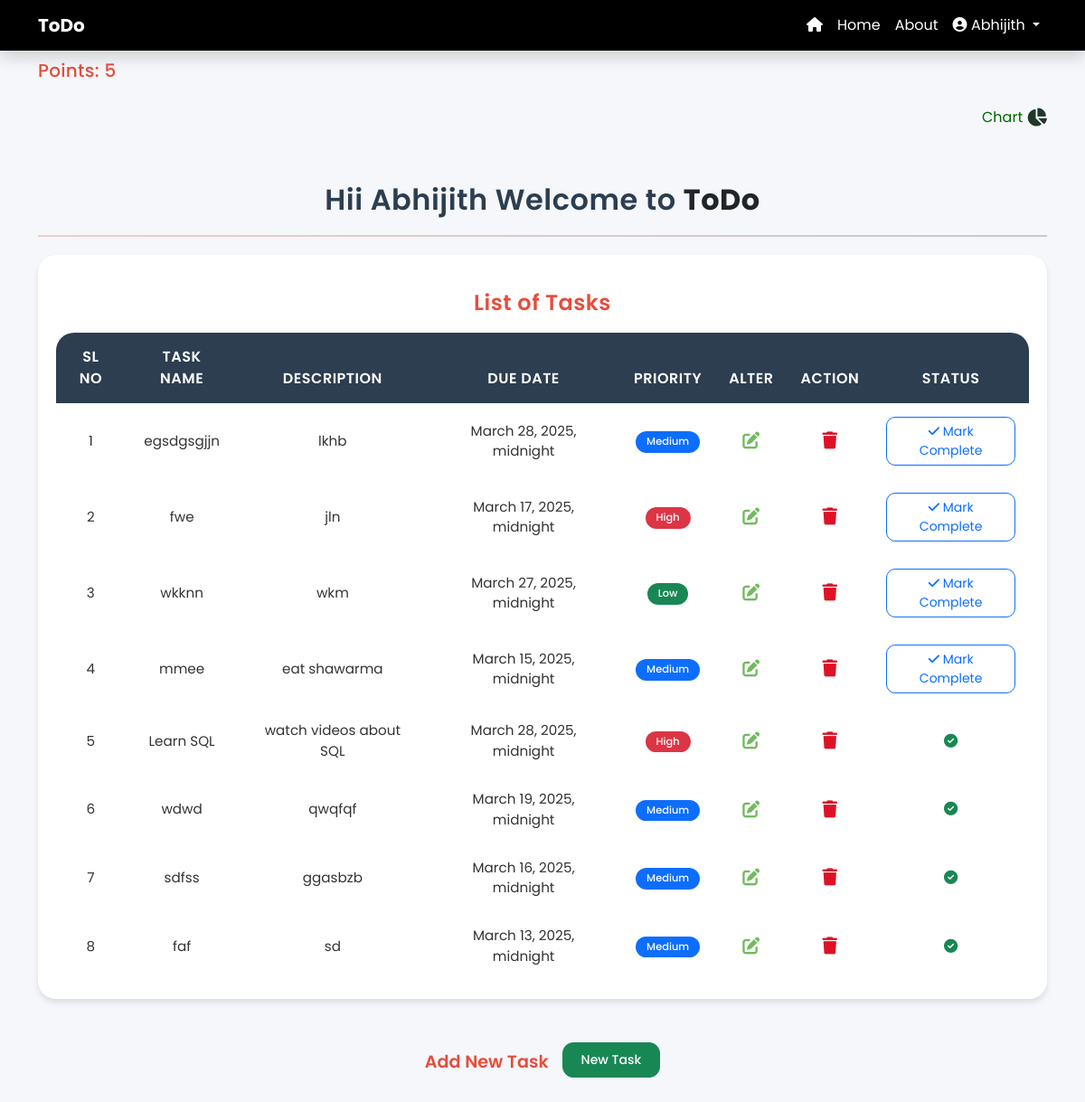
The page /Task_manager/user_page/ (signed in) on the database its author committed.
### Task_Manager/models.py (models this page shows, shortened)
class TaskModel(models.Model):
    Task_Name = models.CharField(max_length=100)
    Task_Description = models.TextField(max_length=100)
    Created_Date = models.DateTimeField(auto_now=True)
    Due_Date = models.DateTimeField()
    Priority_Level = [
                        ('Low','Low'),
                        ('Medium','Medium'),
                        ('High','High')
                    ]
    Priority = models.CharField(max_length=100,choices=Priority_Level)      # here choices is given as a list before , if we want  we can add it here
    Points = models.IntegerField(default=0)
    Status = models.BooleanField(default=False)
    user = models.ForeignKey(User,on_delete=models.CASCADE)

### Task_Manager/views.py (the view)
# urls.py: path('Task_manager/user_page/',Userpage_View.as_view(),name='userpage'),
@method_decorator(decorator=is_login,name='dispatch')
class Userpage_View(View):
    def get(self,request):
        tasks = TaskModel.objects.filter(user=request.user).order_by('Status')
        data = TaskModel.objects.filter(user = request.user)
        today = timezone.localdate()
        sum = 0
        for i in data:
            sum += i.Points
        return render(request,'user_page.html',{'tasks':tasks,'sum':sum,'today':today})

### Task_Manager/views.py (called while the page is built)
def is_login(fn):
    def wrapper(request):
        if not request.user.is_authenticated:
            return redirect('login')
        else:
            return fn(request)
    return wrapper

### Task_Manager/templates/user_page.html (shortened to what this page needs)
<!DOCTYPE html>
<html lang="en">
<head>
    <link href="https://cdn.jsdelivr.net/npm/bootstrap@5.3.3/dist/css/bootstrap.min.css"
          rel="stylesheet">
    <link rel="stylesheet" href="https://cdnjs.cloudflare.com/ajax/libs/font-awesome/6.7.2/css/all.min.css">
</head>
<body>
    <nav class="navbar navbar-expand-lg bg-black shadow fixed-top">
        <div class="container">
            <a class="navbar-brand text-white fw-bold" href="#">ToDo</a>
            <div class="collapse navbar-collapse " id="navbarSupportedContent">
                <ul class="navbar-nav ms-auto mb-2 mb-lg-0 ">
                    <li class="nav-item">
                      <a class="nav-link active text-white" aria-current="page" href="{% url 'home' %}">
                          <i class="fa-solid fa-house me-3" style="color: #ffffff;"></i>Home</a>
                    </li>
                    <li class="nav-item">
                      <a class="nav-link text-white" href="#">About</a>
                    </li>
                    <li class="nav-item dropdown">
                        <a class="nav-link dropdown-toggle text-white" href="#" id="userDropdown" role="button"
                           data-bs-toggle="dropdown" aria-expanded="false">
                            <i class="fa-solid fa-user-circle"></i> {{ request.user.first_name }}
                        </a>
                    </li>
                </ul>
            </div>
        </div>
    </nav>
    <div class="container">
            {% if tasks %}
                <div>
                    <h4 class="points-text mt-3">Points: {{ sum }}</h4>
                </div>
            {% endif %}
            <div class="d-flex justify-content-end">
                <a href="{% url 'progress' %}" class="mt-2" style="text-decoration: none;color: darkgreen;">
                    Chart <i class="fa-solid fa-chart-pie fa-lg" style="color: #021f0de1;"></i></a>
            </div>
        <h3 class="welcome-text">
            Hii {{request.user.first_name}} Welcome to <span class="text-dark fw-bold">ToDo</span>
        </h3>
        <hr>
        <div class="table-container">
            <div class="table-responsive">
                <table class="table table-hover caption-top text-center">
                    <caption class="caption-text text-center">List of Tasks</caption>
                    <thead class="table-dark">
                        <tr>
                            <th scope="col">Sl No</th>
                            <th scope="col">Task Name</th>
                            <th scope="col">Description</th>
                            <th scope="col">Due Date</th>
                            <th scope="col">Priority</th>
                            <th scope="col">Alter</th>
                            <th scope="col">Action</th>
                            <th scope="col">Status</th>
                        </tr>
                    </thead>
                    <tbody>
                        {% for task in tasks %}
                        <tr class="{% if task.Status %}table-success
                                  {% elif task.Due_Date|date:'Y-m-d' < today|date:'Y-m-d' %}table-danger
                                  {% else %}table-light{% endif %}">
                            <td>{{forloop.counter}}</td>
                            <td>{{ task.Task_Name }}</td>
                            <td>{{ task.Task_Description }}</td>
                            <td>{{ task.Due_Date }}</td>
                            <td>
                                <span class="badge {% if task.Priority == 'High' %}bg-danger
                                                  {% elif task.Priority == 'Medium' %}bg-primary
                                                  {% else %}bg-success{% endif %}">
                                    {{ task.Priority }}
                                </span>
                            </td>
                            <td>
                                <a href="{% url 'update' task.id %}" class="text-decoration-none">
                                </a>
                            </td>
                            <td>
                                <a href="{% url 'delete' task.id %}"
                                   onclick="return confirm('Are you sure you want to delete the task?' );"
                                   class="text-decoration-none">
                                </a>
                            </td>
                            <td>
                                {% if task.Status %}
                                    <i class="fa-solid fa-check-circle text-success"></i>
                                {% else %}
                                    <a href="{% url 'complete' task.id %}"
                                       class="btn btn-sm btn-outline-primary"
                                       onclick="return confirm('Confirm Task Completion?');">
                                        <i class="fa-solid fa-check"></i> Mark Complete
                                    </a>
                                {% endif %}
                            </td>
                        </tr>
                        {% empty %}
                            <tr>
                                <td colspan="8" class="text-center text-muted py-4">No tasks available</td>
                            </tr>
                        {% endfor %}
                    </tbody>
                </table>
            </div>
        </div>
        <div class="d-flex justify-content-center mt-5">
            <p class="add-task-text mt-2">Add New Task</p>
            <a href="{% url 'task_add' %}" class="btn btn-success btn-sm mb-5">New Task</a>
        </div>
    </div>
</body>
</html>

### Task_Manager/templates/user_page.html (style rules this page uses)
body { padding-top: 50px; background-color: #f5f7fa; font-family: 'Poppins', sans-serif; }
.table-container { margin: 20px 0; padding: 20px; background: white; border-radius: 20px; box-shadow: 0 4px 6px rgba(0, 0, 0, 0.1); }
.table-responsive { border-radius: 20px; overflow: hidden; }
.table { margin-bottom: 0; border-collapse: separate; border-spacing: 0; }
.table thead th { background: #2c3e50; color: white; padding: 15px; border: none; font-weight: 600; text-transform: uppercase; letter-spacing: 0.5px; }
.table thead th:first-child { border-top-left-radius: 20px; }
.table thead th:last-child { border-top-right-radius: 20px; }
.table tbody tr { transition: all 0.3s ease; }
.table tbody td { padding: 15px; vertical-align: middle; border: none; background: white; }
.table tbody tr:last-child td:first-child { border-bottom-left-radius: 20px; }
.table tbody tr:last-child td:last-child { border-bottom-right-radius: 20px; }
.table-success { background-color: #e6ffe6 !important; }
.table-danger { background-color: #ffe6e6 !important; }
.table-light { background-color: white !important; }
.badge { padding: 6px 12px; border-radius: 12px; font-weight: 500; }
.btn-sm { border-radius: 10px; padding: 5px 10px; }
.welcome-text { margin-top: 60px; text-align: center; font-size: 2rem; font-weight: 600; color: #2c3e50; letter-spacing: 0.5px; }
.welcome-text span { color: #e74c3c; font-weight: 700; }
.points-text { font-size: 1.25rem; font-weight: 500; color: #e74c3c; letter-spacing: 0.3px; margin-bottom: 20px; }
.caption-text { font-size: 1.5rem; font-weight: 600; color: #e74c3c; padding: 15px 0; letter-spacing: 0.5px; }
.add-task-text { font-size: 1.2rem; font-weight: 600; color: #e74c3c; margin-right: 15px; }
.btn-success { font-weight: 500; padding: 8px 20px; border-radius: 12px; transition: all 0.3s ease; }
hr { border: 0; height: 2px; background: linear-gradient(to right, #e74c3c, #2c3e50); margin: 20px 0; }
.table tbody td { font-size: 0.95rem; color: #333; }

### rows shown on the page
TaskModel: Task_Name "egsdgsgjjn", Task_Description "lkhb", Due_Date "March 28, 2025, midnight", Priority "Medium", Status False (drawn)
TaskModel: Task_Name "fwe", Task_Description "jln", Due_Date "March 17, 2025, midnight", Priority "High", Status False (drawn)
TaskModel: Task_Name "wkknn", Task_Description "wkm", Due_Date "March 27, 2025, midnight", Priority "Low", Status False (drawn)
TaskModel: Task_Name "mmee", Task_Description "eat shawarma", Due_Date "March 15, 2025, midnight", Priority "Medium", Status False (drawn)
TaskModel: Task_Name "Learn SQL", Task_Description "watch videos about SQL", Due_Date "March 28, 2025, midnight", Priority "High", Status True (drawn)
TaskModel: Task_Name "wdwd", Task_Description "qwqfqf", Due_Date "March 19, 2025, midnight", Priority "Medium", Status True (drawn)
TaskModel: Task_Name "sdfss", Task_Description "ggasbzb", Due_Date "March 16, 2025, midnight", Priority "Medium", Status True (drawn)
TaskModel: Task_Name "faf", Task_Description "sd", Due_Date "March 13, 2025, midnight", Priority "Medium", Status True (drawn)

### other values the page prints
{{ request.user.first_name }} "Abhijith"
{{ sum }} "5"
